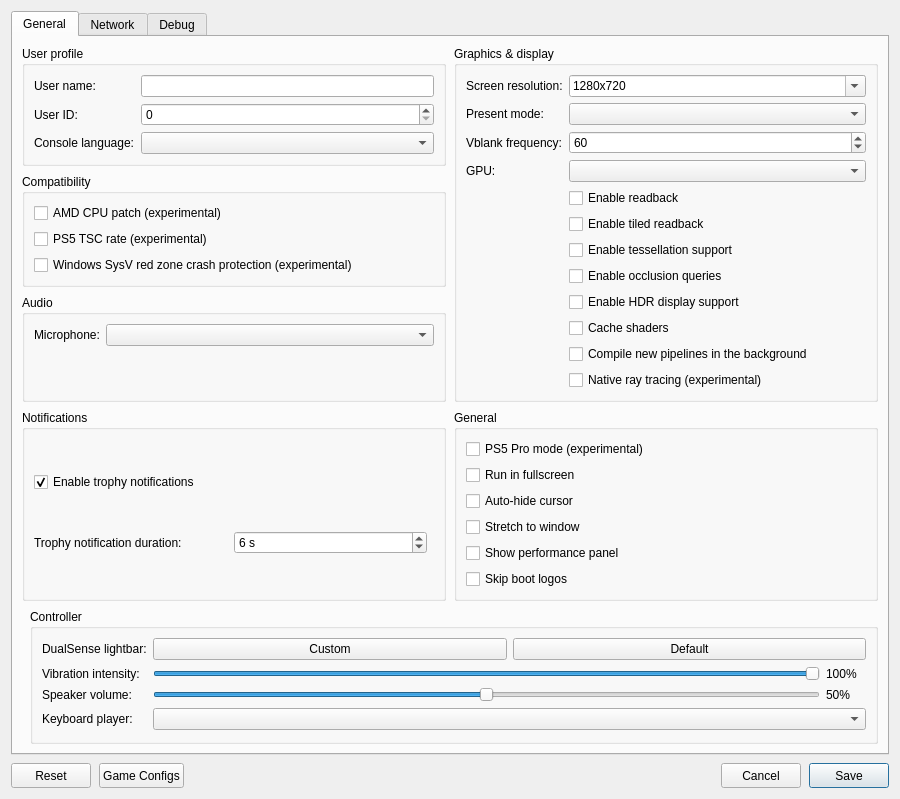
<?xml version="1.0" encoding="UTF-8"?>
<ui version="4.0">
 <class>ConfigurationEditDialog</class>
 <widget class="QDialog" name="ConfigurationEditDialog">
  <property name="geometry">
   <rect>
    <x>0</x>
    <y>0</y>
    <width>900</width>
    <height>620</height>
   </rect>
  </property>
  <property name="windowTitle">
   <string>Settings</string>
  </property>
  <property name="locale">
   <locale language="English" country="UnitedStates"/>
  </property>
  <layout class="QVBoxLayout" name="dialogLayout">
   <property name="spacing"><number>8</number></property>
   <item>
    <widget class="QTabWidget" name="settings_tabs">
     <property name="currentIndex"><number>0</number></property>
     <widget class="QWidget" name="settings_tab">
      <attribute name="title"><string>General</string></attribute>
      <layout class="QGridLayout" name="gridLayout">
       <property name="horizontalSpacing">
        <number>8</number>
       </property>
       <property name="verticalSpacing">
        <number>8</number>
       </property>
       <item row="0" column="0" colspan="2">
        <layout class="QGridLayout" name="sectionsLayout" columnstretch="1,1">
         <property name="horizontalSpacing">
          <number>8</number>
         </property>
         <property name="verticalSpacing">
          <number>8</number>
         </property>
         <item row="0" column="0">
          <widget class="QGroupBox" name="user_profile_group">
           <property name="title">
            <string>User profile</string>
           </property>
           <layout class="QFormLayout" name="userProfileLayout">
            <property name="fieldGrowthPolicy">
             <enum>QFormLayout::AllNonFixedFieldsGrow</enum>
            </property>
            <item row="0" column="0">
             <widget class="QLabel" name="label_user_name">
              <property name="text"><string>User name:</string></property>
             </widget>
            </item>
            <item row="0" column="1">
             <widget class="MandatoryLineEdit" name="lineEdit_user_name">
              <property name="toolTip"><string>Local user name exposed to games</string></property>
              <property name="clearButtonEnabled"><bool>true</bool></property>
             </widget>
            </item>
            <item row="1" column="0">
             <widget class="QLabel" name="label_user_id">
              <property name="text"><string>User ID:</string></property>
             </widget>
            </item>
            <item row="1" column="1">
             <widget class="QSpinBox" name="spinBox_user_id">
              <property name="toolTip"><string>Local user ID exposed to games</string></property>
             </widget>
            </item>
            <item row="2" column="0">
             <widget class="QLabel" name="label_console_language">
              <property name="text"><string>Console language:</string></property>
             </widget>
            </item>
            <item row="2" column="1">
             <widget class="QComboBox" name="comboBox_console_language">
              <property name="toolTip"><string>Language</string></property>
             </widget>
            </item>
           </layout>
          </widget>
         </item>
         <item row="2" column="0">
          <widget class="QGroupBox" name="audio_group">
           <property name="title"><string>Audio</string></property>
           <layout class="QFormLayout" name="audioLayout">
            <property name="fieldGrowthPolicy">
             <enum>QFormLayout::AllNonFixedFieldsGrow</enum>
            </property>
            <item row="0" column="0">
             <widget class="QLabel" name="label_audio_input_device">
              <property name="text"><string>Microphone:</string></property>
             </widget>
            </item>
            <item row="0" column="1">
             <widget class="QComboBox" name="comboBox_audio_input_device"/>
            </item>
           </layout>
          </widget>
         </item>
         <item row="0" column="1" rowspan="3">
          <widget class="QGroupBox" name="graphics_group">
           <property name="title">
            <string>Graphics &amp;&amp; display</string>
           </property>
           <layout class="QFormLayout" name="graphicsLayout">
            <property name="fieldGrowthPolicy">
             <enum>QFormLayout::AllNonFixedFieldsGrow</enum>
            </property>
            <item row="0" column="0">
             <widget class="QLabel" name="label_screen_resolution">
              <property name="text"><string>Screen resolution:</string></property>
             </widget>
            </item>
            <item row="0" column="1">
             <widget class="QComboBox" name="comboBox_screen_resolution">
              <property name="toolTip"><string>Window resolution as WIDTHxHEIGHT; pick a preset or type a custom size. Non-16:9 sizes such as 21:9 show the game with black bars unless Stretch to window is on.</string></property>
              <property name="editable"><bool>true</bool></property>
              <property name="insertPolicy"><enum>QComboBox::NoInsert</enum></property>
              <item><property name="text"><string notr="true">1280x720</string></property></item>
              <item><property name="text"><string notr="true">1920x1080</string></property></item>
              <item><property name="text"><string notr="true">2560x1440</string></property></item>
              <item><property name="text"><string notr="true">3840x2160</string></property></item>
              <item><property name="text"><string notr="true">2560x1080</string></property></item>
              <item><property name="text"><string notr="true">3440x1440</string></property></item>
              <item><property name="text"><string notr="true">3840x1600</string></property></item>
              <item><property name="text"><string notr="true">5120x2160</string></property></item>
             </widget>
            </item>
            <item row="1" column="0">
             <widget class="QLabel" name="label_present_mode">
              <property name="text"><string>Present mode:</string></property>
             </widget>
            </item>
            <item row="1" column="1">
             <widget class="QComboBox" name="comboBox_present_mode">
              <property name="toolTip"><string>Vulkan swapchain presentation mode</string></property>
             </widget>
            </item>
            <item row="2" column="0">
             <widget class="QLabel" name="label_vblank_frequency">
              <property name="text"><string>Vblank frequency:</string></property>
             </widget>
            </item>
            <item row="2" column="1">
             <widget class="QSpinBox" name="spinBox_vblank_frequency">
              <property name="toolTip"><string>Virtual display refresh rate used for frame pacing. 60 Hz is recommended: other values are only advisable during development, as some games may not work correctly.</string></property>
              <property name="minimum"><number>30</number></property>
              <property name="maximum"><number>360</number></property>
              <property name="value"><number>60</number></property>
             </widget>
            </item>
            <item row="4" column="0">
             <widget class="QLabel" name="label_gpu">
              <property name="text"><string>GPU:</string></property>
             </widget>
            </item>
            <item row="4" column="1">
             <widget class="QComboBox" name="comboBox_gpu">
              <property name="toolTip"><string>Graphics device used by the emulator</string></property>
             </widget>
            </item>
            <item row="5" column="1">
             <widget class="QCheckBox" name="checkBox_readback">
              <property name="toolTip"><string>Read back writable linear images</string></property>
              <property name="text"><string>Enable readback</string></property>
             </widget>
            </item>
            <item row="6" column="1">
             <widget class="QCheckBox" name="checkBox_readback_tiled">
              <property name="toolTip"><string>Read back small writable tiled images</string></property>
              <property name="text"><string>Enable tiled readback</string></property>
             </widget>
            </item>
            <item row="7" column="1">
             <widget class="QCheckBox" name="checkBox_tessellation">
              <property name="toolTip"><string>Draw tessellated geometry, such as the title's nearby tree trunks. Unsupported tessellation shaders may cause crashes.</string></property>
              <property name="text"><string>Enable tessellation support</string></property>
             </widget>
            </item>
            <item row="8" column="1">
             <widget class="QCheckBox" name="checkBox_occlusion_queries">
              <property name="toolTip"><string>Count the samples of occlusion queries on the GPU, so hidden lights and objects stay hidden (the title&apos;s sun flare and light glows).</string></property>
              <property name="text"><string>Enable occlusion queries</string></property>
             </widget>
            </item>
            <item row="9" column="1">
             <widget class="QCheckBox" name="checkBox_hdr">
              <property name="toolTip"><string>Enable HDR10 output for supported games. Requires HDR enabled on the host display.</string></property>
              <property name="text"><string>Enable HDR display support</string></property>
             </widget>
            </item>
            <item row="10" column="1">
             <widget class="QCheckBox" name="checkBox_shader_cache">
              <property name="toolTip"><string>Save compiled shaders and pipelines per game and load them at startup.</string></property>
              <property name="text"><string>Cache shaders</string></property>
             </widget>
            </item>
            <item row="11" column="1">
             <widget class="QCheckBox" name="checkBox_async_pipelines">
              <property name="toolTip"><string>Compile new pipelines in the background and skip the draws that need them meanwhile: an object may appear a moment late the first time it is seen, instead of the game stuttering.</string></property>
              <property name="text"><string>Compile new pipelines in the background</string></property>
             </widget>
            </item>
            <item row="12" column="1">
             <widget class="QCheckBox" name="checkBox_native_ray_tracing">
              <property name="toolTip"><string>Experimental. Trace the ray tracing passes of supported games (the title's shadows and reflections in Fidelity mode, ASTRO BOT) with the GPU's ray tracing hardware instead of emulating the PS5's BVH instructions: much faster where it applies. Needs a GPU with Vulkan ray queries. Visual errors are possible; turn it off if a game looks wrong.</string></property>
              <property name="text"><string>Native ray tracing (experimental)</string></property>
             </widget>
            </item>
           </layout>
          </widget>
         </item>
         <item row="3" column="0">
          <widget class="QGroupBox" name="notifications_group">
           <property name="title"><string>Notifications</string></property>
           <layout class="QVBoxLayout" name="notificationsLayout">
            <item>
             <widget class="QCheckBox" name="checkBox_trophy_notifications">
              <property name="toolTip"><string>Show trophy unlock notifications and play their sound.
    To use your own sound, replace the emulator's assets/sounds/trophy-unlock.wav with a WAV file and restart the game.</string></property>
              <property name="text"><string>Enable trophy notifications</string></property>
              <property name="checked"><bool>true</bool></property>
             </widget>
            </item>
            <item>
             <layout class="QHBoxLayout" name="trophyDurationLayout">
              <item>
               <widget class="QLabel" name="label_trophy_duration">
                <property name="text"><string>Trophy notification duration:</string></property>
               </widget>
              </item>
              <item>
               <widget class="QSpinBox" name="spinBox_trophy_duration">
                <property name="toolTip"><string>How long each trophy unlock notification stays on screen.</string></property>
                <property name="suffix"><string> s</string></property>
                <property name="minimum"><number>5</number></property>
                <property name="maximum"><number>10</number></property>
                <property name="value"><number>6</number></property>
               </widget>
              </item>
              <item>
               <spacer name="trophyDurationSpacer">
                <property name="orientation"><enum>Qt::Horizontal</enum></property>
               </spacer>
              </item>
             </layout>
            </item>
           </layout>
          </widget>
         </item>
         <item row="3" column="1">
          <widget class="QGroupBox" name="general_group">
           <property name="title"><string>General</string></property>
           <layout class="QVBoxLayout" name="generalLayout">
            <item>
             <widget class="QCheckBox" name="checkBox_pro">
              <property name="toolTip"><string>Enable PS5 Pro mode for supported games. PSSR uses linear scaling. Disabled by default.</string></property>
              <property name="text"><string>PS5 Pro mode (experimental)</string></property>
             </widget>
            </item>
            <item>
             <widget class="QCheckBox" name="checkBox_fullscreen">
              <property name="toolTip"><string>Run in borderless desktop fullscreen</string></property>
              <property name="text"><string>Run in fullscreen</string></property>
             </widget>
            </item>
            <item>
             <widget class="QCheckBox" name="checkBox_hide_cursor">
              <property name="toolTip"><string>Hide the host cursor after 2 seconds without mouse activity</string></property>
              <property name="text"><string>Auto-hide cursor</string></property>
             </widget>
            </item>
            <item>
             <widget class="QCheckBox" name="checkBox_stretch">
              <property name="toolTip"><string>Stretch the game image to fill the window instead of keeping its aspect ratio with black bars</string></property>
              <property name="text"><string>Stretch to window</string></property>
             </widget>
            </item>
            <item>
             <widget class="QCheckBox" name="checkBox_perf_overlay">
              <property name="toolTip"><string>Show FPS, frame times, CPU/GPU usage, RAM and memory pressure in the game window. Press F2 (Cmd+P on macOS) to toggle it, and add Shift for the detailed view.</string></property>
              <property name="text"><string>Show performance panel</string></property>
             </widget>
            </item>
            <item>
             <widget class="QCheckBox" name="checkBox_skip_notice_screen">
              <property name="toolTip"><string>Skip startup logos and notices in supported games.</string></property>
              <property name="text"><string>Skip boot logos</string></property>
             </widget>
            </item>
           </layout>
          </widget>
         </item>
         <item row="1" column="0">
          <widget class="QGroupBox" name="compatibility_group">
           <property name="title">
            <string>Compatibility</string>
           </property>
           <layout class="QVBoxLayout" name="compatibilityLayout">
            <item>
             <widget class="QCheckBox" name="checkBox_amd_cpu">
              <property name="toolTip"><string>Patch CPU instructions that differ between AMD and the host CPU.</string></property>
              <property name="text"><string>AMD CPU patch (experimental)</string></property>
             </widget>
            </item>
            <item>
             <widget class="QCheckBox" name="checkBox_guest_tsc">
              <property name="toolTip"><string>Run the CPU time stamp counter (TSC) at the PS5's 1.6 GHz instead of the host rate. Fixes games that run too fast.</string></property>
              <property name="text"><string>PS5 TSC rate (experimental)</string></property>
             </widget>
            </item>
            <item>
             <widget class="QCheckBox" name="checkBox_red_zone_protection">
              <property name="toolTip"><string>Helps prevent crashes in some games on Windows</string></property>
              <property name="text"><string>Windows SysV red zone crash protection (experimental)</string></property>
             </widget>
            </item>
           </layout>
          </widget>
         </item>
        </layout>
       </item>
       <item row="1" column="1">
        <widget class="QGroupBox" name="controller_group">
         <property name="title"><string>Controller</string></property>
         <layout class="QFormLayout" name="controllerLayout">
          <property name="fieldGrowthPolicy"><enum>QFormLayout::AllNonFixedFieldsGrow</enum></property>
          <item row="0" column="0">
           <widget class="QLabel" name="label_controller_color">
            <property name="text"><string>DualSense lightbar:</string></property>
           </widget>
          </item>
          <item row="0" column="1">
           <layout class="QHBoxLayout" name="controllerColorLayout">
            <item>
             <widget class="QPushButton" name="button_controller_color">
              <property name="toolTip"><string>Choose and preview a fixed LED color. Bluetooth DualSense may take several seconds to update.</string></property>
              <property name="text"><string>Custom</string></property>
             </widget>
            </item>
            <item>
             <widget class="QPushButton" name="button_controller_color_reset">
              <property name="toolTip"><string>Let the game control the lightbar</string></property>
              <property name="text"><string>Default</string></property>
             </widget>
            </item>
           </layout>
          </item>
          <item row="1" column="0">
           <widget class="QLabel" name="label_controller_vibration">
            <property name="text"><string>Vibration intensity:</string></property>
           </widget>
          </item>
          <item row="1" column="1">
           <layout class="QHBoxLayout" name="controllerVibrationLayout">
            <item>
             <widget class="QSlider" name="slider_controller_vibration">
              <property name="toolTip"><string>Scale DualSense vibration over USB and Bluetooth</string></property>
              <property name="maximum"><number>100</number></property>
              <property name="value"><number>100</number></property>
              <property name="orientation"><enum>Qt::Horizontal</enum></property>
             </widget>
            </item>
            <item>
             <widget class="QLabel" name="label_controller_vibration_value">
              <property name="minimumSize"><size><width>40</width><height>0</height></size></property>
              <property name="text"><string>100%</string></property>
             </widget>
            </item>
           </layout>
          </item>
          <item row="2" column="0">
           <widget class="QLabel" name="label_controller_volume">
            <property name="text"><string>Speaker volume:</string></property>
           </widget>
          </item>
          <item row="2" column="1">
           <layout class="QHBoxLayout" name="controllerVolumeLayout">
            <item>
             <widget class="QSlider" name="slider_controller_volume">
              <property name="toolTip"><string>Scale the DualSense speaker over USB and Bluetooth. 50% is the previous default; 100% adds 6 dB of gain.</string></property>
              <property name="maximum"><number>100</number></property>
              <property name="value"><number>50</number></property>
              <property name="orientation"><enum>Qt::Horizontal</enum></property>
             </widget>
            </item>
            <item>
             <widget class="QLabel" name="label_controller_volume_value">
              <property name="minimumSize"><size><width>40</width><height>0</height></size></property>
              <property name="text"><string>50%</string></property>
             </widget>
            </item>
           </layout>
          </item>
          <item row="3" column="0">
           <widget class="QLabel" name="label_keyboard_player">
            <property name="text"><string>Keyboard player:</string></property>
           </widget>
          </item>
          <item row="3" column="1">
           <widget class="QComboBox" name="comboBox_keyboard_player">
            <property name="toolTip"><string>Gamepads fill the remaining players in connection order. Every player uses the same input mapping.</string></property>
           </widget>
          </item>
         </layout>
        </widget>
       </item>
      </layout>
     </widget>
     <widget class="QWidget" name="network_tab">
      <attribute name="title"><string>Network</string></attribute>
      <layout class="QVBoxLayout" name="networkTabLayout">
       <item>
        <widget class="QCheckBox" name="checkBox_network_connected">
         <property name="toolTip"><string>Let games use your computer's local network connection.</string></property>
         <property name="text"><string>Enable network connection</string></property>
        </widget>
       </item>
       <item>
        <widget class="QCheckBox" name="checkBox_psn_emulation">
         <property name="text"><string>Emulate PSN (compatibility)</string></property>
        </widget>
       </item>
       <item>
        <spacer name="networkSpacer">
         <property name="orientation"><enum>Qt::Vertical</enum></property>
         <property name="sizeHint" stdset="0"><size><width>20</width><height>40</height></size></property>
        </spacer>
       </item>
      </layout>
     </widget>
     <widget class="QWidget" name="debug_tab">
      <attribute name="title"><string>Debug</string></attribute>
      <layout class="QVBoxLayout" name="debugTabLayout">
       <item>
        <widget class="QGroupBox" name="debug_group">
         <property name="title">
          <string>Debugging &amp;&amp; logs</string>
         </property>
         <layout class="QGridLayout" name="debugLayout" columnstretch="0,1,0,1">
          <property name="horizontalSpacing"><number>8</number></property>
          <property name="verticalSpacing"><number>6</number></property>
          <item row="0" column="0" colspan="2">
           <widget class="QCheckBox" name="checkBox_vulkan_validation">
            <property name="toolTip"><string>Enable Vulkan validation layers</string></property>
            <property name="text"><string>Vulkan validation</string></property>
            <property name="checked"><bool>true</bool></property>
           </widget>
          </item>
          <item row="0" column="2" colspan="2">
           <widget class="QCheckBox" name="checkBox_shader_validation">
            <property name="toolTip"><string>Validate SPIR-V binary</string></property>
            <property name="text"><string>Shader validation</string></property>
            <property name="checked"><bool>true</bool></property>
           </widget>
          </item>
          <item row="1" column="0" colspan="2">
           <widget class="QCheckBox" name="checkBox_renderdoc_capture">
            <property name="toolTip"><string>Enable RenderDoc capture</string></property>
            <property name="text"><string>RenderDoc capture</string></property>
           </widget>
          </item>
          <item row="1" column="2" colspan="2">
           <widget class="QCheckBox" name="checkBox_cmd_dump">
            <property name="toolTip"><string>Dump command buffers</string></property>
            <property name="text"><string>Command buffer dump</string></property>
           </widget>
          </item>
          <item row="2" column="0">
           <widget class="QLabel" name="label_shader_log_direction">
            <property name="text"><string>Shader logging:</string></property>
           </widget>
          </item>
          <item row="2" column="1">
           <widget class="QComboBox" name="comboBox_shader_log_direction">
            <property name="toolTip"><string>Dump shaders to file or console window. If enabled may decrease emulator performance</string></property>
           </widget>
          </item>
          <item row="2" column="2">
           <widget class="QLabel" name="label_shader_log_folder">
            <property name="text"><string>Shader log folder:</string></property>
           </widget>
          </item>
          <item row="2" column="3">
           <widget class="MandatoryLineEdit" name="lineEdit_shader_log_folder">
            <property name="toolTip"><string>Specify directory to dump shaders</string></property>
            <property name="clearButtonEnabled"><bool>true</bool></property>
           </widget>
          </item>
          <item row="3" column="0">
           <widget class="QLabel" name="label_printf_direction">
            <property name="text"><string>Printf output:</string></property>
           </widget>
          </item>
          <item row="3" column="1">
           <widget class="QComboBox" name="comboBox_printf_direction">
            <property name="toolTip"><string>Print logs to file or console window. If enabled may decrease emulator performance</string></property>
           </widget>
          </item>
          <item row="3" column="2">
           <widget class="QLabel" name="label_printf_file">
            <property name="text"><string>Printf output file:</string></property>
           </widget>
          </item>
          <item row="3" column="3">
           <widget class="MandatoryLineEdit" name="lineEdit_printf_file">
            <property name="toolTip"><string>Specify file to dump logs</string></property>
            <property name="clearButtonEnabled"><bool>true</bool></property>
           </widget>
          </item>
          <item row="4" column="0">
           <widget class="QCheckBox" name="checkBox_profiler">
            <property name="toolTip"><string>Enable the Tracy profiler. Profiling may decrease emulator performance</string></property>
            <property name="text"><string>Tracy profiler</string></property>
           </widget>
          </item>
          <item row="4" column="2">
           <widget class="QLabel" name="label_cmd_dump_folder">
            <property name="text"><string>Command buffer folder:</string></property>
           </widget>
          </item>
          <item row="4" column="3">
           <widget class="MandatoryLineEdit" name="lineEdit_cmd_dump_folder">
            <property name="toolTip"><string>Specify directory to dump command buffers</string></property>
            <property name="clearButtonEnabled"><bool>true</bool></property>
           </widget>
          </item>
          <item row="5" column="0" colspan="2">
           <widget class="QCheckBox" name="checkBox_record_pipeline_manifest">
            <property name="toolTip"><string>Add the shaders and pipelines this session compiles to the game's pipeline manifest (_PipelineCache), which later cold starts compile while the game loads.</string></property>
            <property name="text"><string>Record the pipeline manifest</string></property>
           </widget>
          </item>
         </layout>
        </widget>
       </item>
       <item>
        <widget class="QGroupBox" name="rendering_compatibility_group">
         <property name="title"><string>Rendering compatibility</string></property>
         <layout class="QVBoxLayout" name="renderingCompatibilityLayout">
          <item>
           <widget class="QLabel" name="label_rendering_compatibility">
            <property name="text"><string>These settings may help with rendering bugs at a slight performance cost.</string></property>
            <property name="wordWrap"><bool>true</bool></property>
           </widget>
          </item>
          <item>
           <widget class="QCheckBox" name="checkBox_sync_raw_image_buffers">
            <property name="toolTip"><string>Can fix missing textures and incorrect transparency (Resident Evil 2).</string></property>
            <property name="text"><string>Accurate texture synchronization</string></property>
           </widget>
          </item>
         </layout>
        </widget>
       </item>
       <item>
        <spacer name="debugSpacer">
         <property name="orientation"><enum>Qt::Vertical</enum></property>
         <property name="sizeHint" stdset="0"><size><width>20</width><height>40</height></size></property>
        </spacer>
       </item>
      </layout>
     </widget>
    </widget>
   </item>
   <item>
    <layout class="QHBoxLayout" name="buttonLayout">
     <item>
     <widget class="QPushButton" name="clear_button">
       <property name="minimumSize"><size><width>80</width><height>25</height></size></property>
       <property name="text"><string>Reset</string></property>
       <property name="toolTip"><string>Restore default settings</string></property>
      </widget>
     </item>
     <item>
      <widget class="QPushButton" name="settings_button">
       <property name="minimumSize"><size><width>80</width><height>25</height></size></property>
       <property name="text"><string>Game Configs</string></property>
       <property name="toolTip"><string>Import or export game configs</string></property>
      </widget>
     </item>
     <item>
      <spacer name="buttonSpacer">
       <property name="orientation"><enum>Qt::Horizontal</enum></property>
       <property name="sizeHint" stdset="0"><size><width>40</width><height>20</height></size></property>
      </spacer>
     </item>
     <item>
      <widget class="QPushButton" name="cancel_button">
       <property name="minimumSize"><size><width>80</width><height>25</height></size></property>
       <property name="text"><string>Cancel</string></property>
      </widget>
     </item>
     <item>
      <widget class="QPushButton" name="ok_button">
       <property name="minimumSize"><size><width>80</width><height>25</height></size></property>
       <property name="text"><string>Save</string></property>
       <property name="default"><bool>true</bool></property>
      </widget>
     </item>
    </layout>
   </item>
  </layout>
 </widget>
 <customwidgets>
  <customwidget>
   <class>MandatoryLineEdit</class>
   <extends>QLineEdit</extends>
   <header>mandatoryLineEdit.h</header>
  </customwidget>
 </customwidgets>
 <resources/>
</ui>
